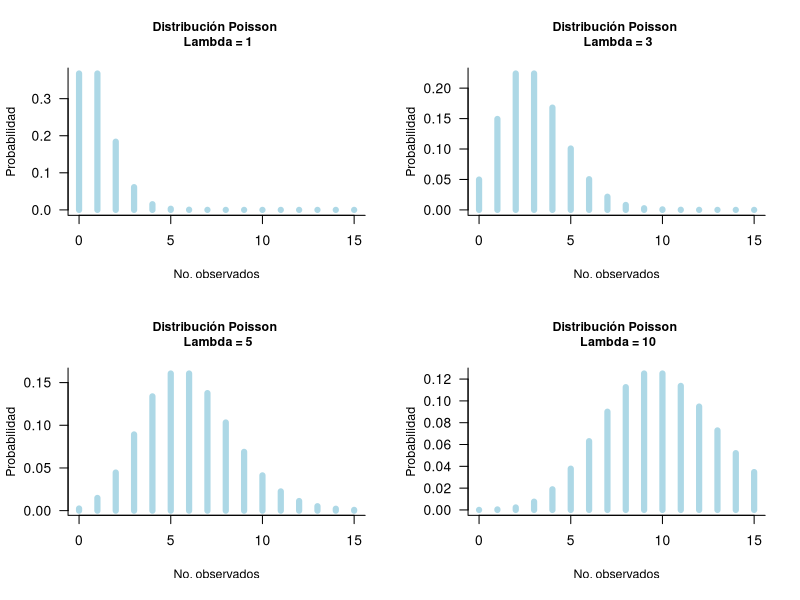

Here is the R script that generated this plot:
# Ejemplo distribución Poisson

#jpeg(filename= "Poisson.jpg", width= 8000, height= 7000, units= "px", res=1200)

par(mfrow= c(2,2))

# Lambda = 1
plot(0:15, dpois(0:15, 1), type= "h", bty= "l", 
     las=1, col= "lightblue", lwd= 6, 
     ylab= "Probabilidad", 
     xlab= "No. observados", 
     main= "Distribución Poisson \n Lambda = 1", 
     cex.main= 0.9, cex.lab= 0.9)

# Lambda = 3
plot(0:15, dpois(0:15, 3), type= "h", bty= "l", 
     las=1, col= "lightblue", lwd= 6, 
     ylab= "Probabilidad", 
     xlab= "No. observados", 
     main= "Distribución Poisson \n Lambda = 3", 
     cex.main= 0.9, cex.lab= 0.9)

# Lambda = 5
plot(0:15, dpois(0:15, 6), type= "h", bty= "l", 
     las=1, col= "lightblue", lwd= 6, 
     ylab= "Probabilidad", 
     xlab= "No. observados", 
     main= "Distribución Poisson \n Lambda = 5", 
     cex.main= 0.9, cex.lab= 0.9)

# Lambda = 10
plot(0:15, dpois(0:15, 10), type= "h", bty= "l", 
     las=1, col= "lightblue", lwd= 6, 
     ylab= "Probabilidad", 
     xlab= "No. observados", 
     main= "Distribución Poisson \n Lambda = 10", 
     cex.main= 0.9, cex.lab= 0.9)

#dev.off()

